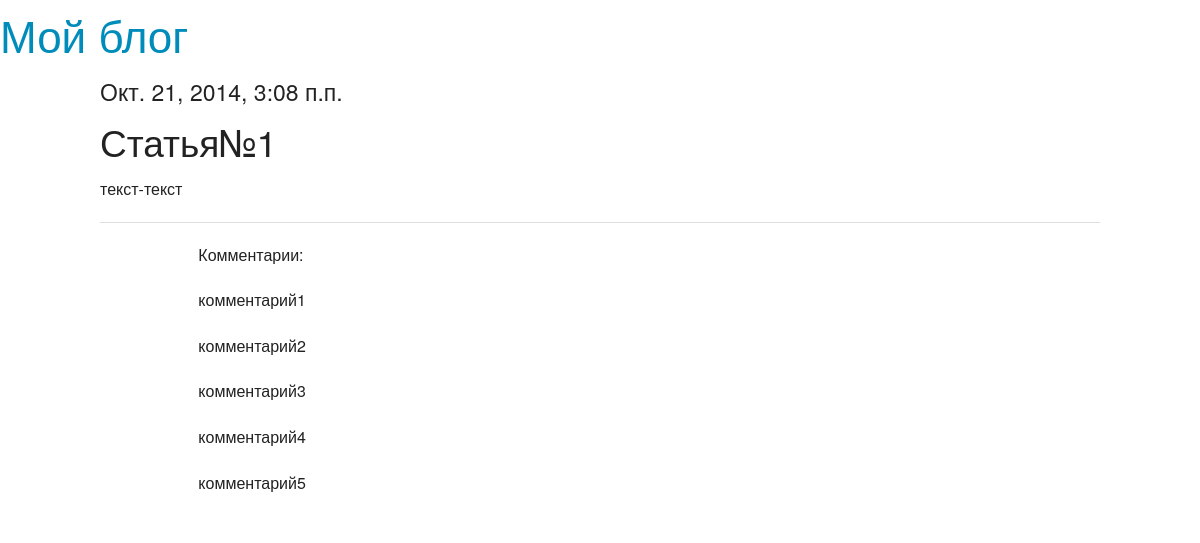
Page /basicview/articles/get/1/ on the earlier database version.
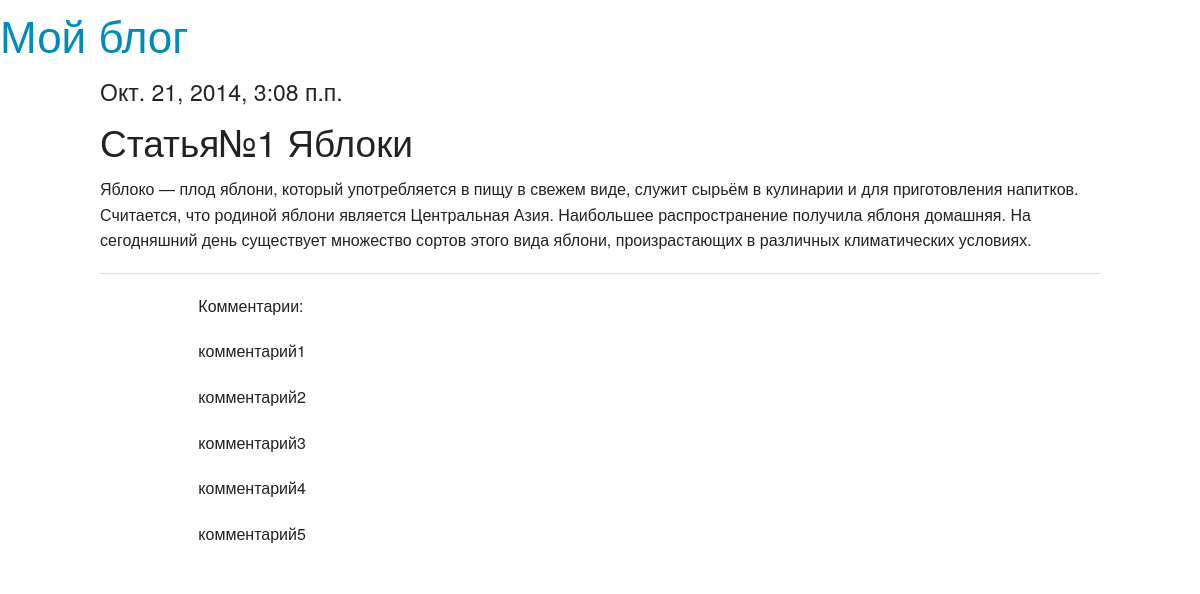
Same page on the later database version.
### article/models.py (models this page shows)
class Article(models.Model):
	class Meta():
		db_table = "article"
	article_title = models.CharField(max_length = 200)
	article_text = models.TextField()
	article_date = models.DateTimeField()
	article_likes = models.IntegerField(default = 0)

### article/views.py (the view)
# urls.py: url(r'^articles/get/(?P<article_id>\d+)/$', 'article.views.article'),
def article(request, article_id=1):
	return render_to_response('article.html', {'article': Article.objects.get(id=article_id), 'comments': Comments.objects.filter(comments_article_id=article_id)})

### article/templates/article.html
{% extends 'main.html' %}
{% block article %}
<h4>{{ article.article_date }}</h4>
<h2>{{ article.article_title }}</h2>
<p>{{ article.article_text }}</p>
<hr>
<div class="large-offset-1 large-8 columns">
<p>Комментарии:</p>
{% for comment in comments %}
<p>{{ comment.comments_text}}</p>
{% endfor %}
</div>
{% endblock %}

Differences in the rows shown:
changed Article: article_title "Статья№1" → "Статья№1 Яблоки"; article_text "текст-текст" → "Яблоко — плод яблони, который употребляется в пищу в свежем виде, служит сырьём в кулинарии и для приготовления напитков. Считается, что родиной яблони является Центральная Азия. Наибольшее распространение получила яблоня домашняя. На сегодняшний день существует множество сортов этого вида яблони, произрастающих в различных климатических условиях."
